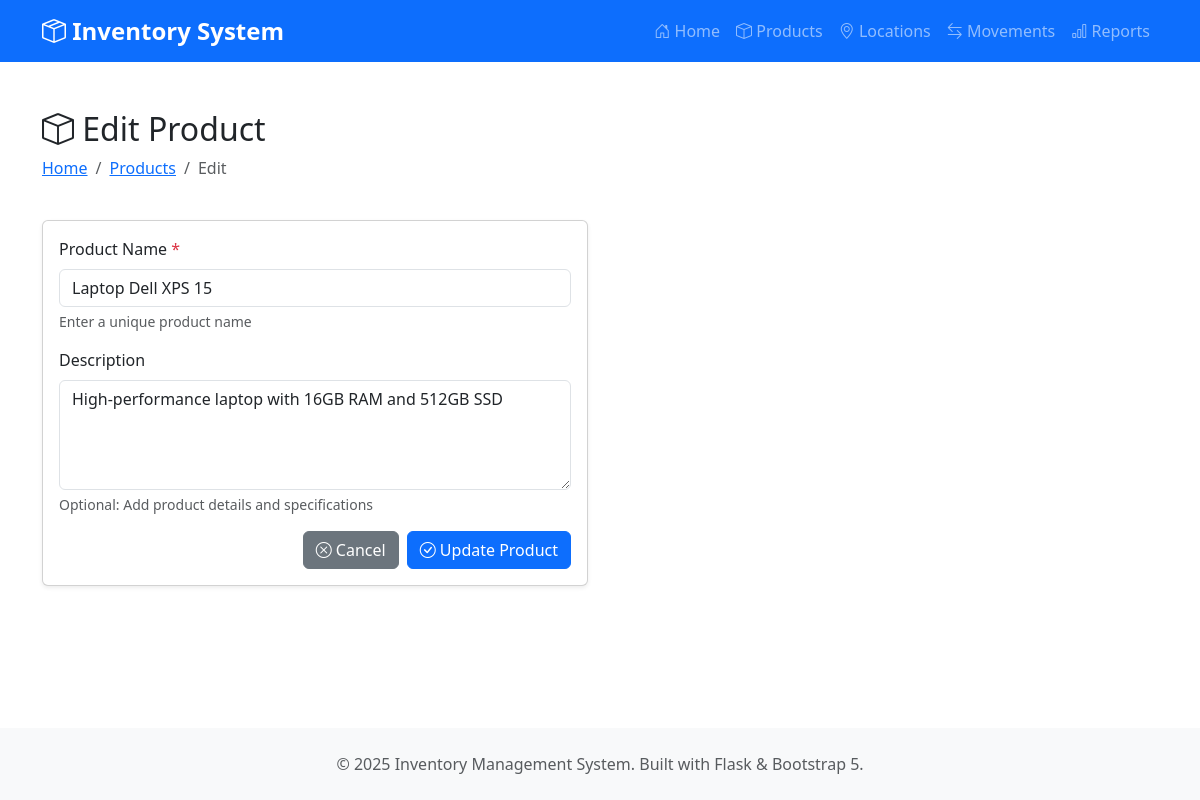
The page /products/edit/1 on the database its author committed.
### models.py (models this page shows, shortened)
class Product(db.Model):
    __tablename__ = 'product'
    product_id = db.Column(db.Integer, primary_key=True, autoincrement=True)
    name = db.Column(db.String(100), nullable=False)
    description = db.Column(db.Text)
    movements = db.relationship('ProductMovement', backref='product', lazy=True)

### app.py (the view, shortened to what this page needs)
@app.route('/products/edit/<int:product_id>', methods=['GET', 'POST'])
def edit_product(product_id):
    product = Product.query.get_or_404(product_id)
    return render_template('product_form.html', product=product)

### templates/product_form.html (shortened to what this page needs)
{% extends "base.html" %}
{% block content %}
<div class="row mb-4">
    <div class="col-12">
        <h2>
            <i class="bi bi-box"></i>
            {% if product %}Edit Product{% else %}Add New Product{% endif %}
        </h2>
        <nav aria-label="breadcrumb">
            <ol class="breadcrumb">
                <li class="breadcrumb-item"><a href="{{ url_for('index') }}">Home</a></li>
                <li class="breadcrumb-item"><a href="{{ url_for('products') }}">Products</a></li>
                <li class="breadcrumb-item active">{% if product %}Edit{% else %}Add{% endif %}</li>
            </ol>
        </nav>
    </div>
</div>
<div class="row">
    <div class="col-md-8 col-lg-6">
        <div class="card">
            <div class="card-body">
                <form method="POST">
                    <div class="mb-3">
                        <label for="name" class="form-label">Product Name <span class="text-danger">*</span></label>
                        <input type="text"
                               class="form-control"
                               id="name"
                               name="name"
                               value="{{ product.name if product else '' }}"
                               required
                               maxlength="100">
                        <div class="form-text">Enter a unique product name</div>
                    </div>
                    <div class="mb-3">
                        <label for="description" class="form-label">Description</label>
                        <textarea class="form-control"
                                  id="description"
                                  name="description"
                                  rows="4">{{ product.description if product else '' }}</textarea>
                        <div class="form-text">Optional: Add product details and specifications</div>
                    </div>
                    <div class="d-grid gap-2 d-md-flex justify-content-md-end">
                        <a href="{{ url_for('products') }}" class="btn btn-secondary">
                            <i class="bi bi-x-circle"></i> Cancel
                        </a>
                        <button type="submit" class="btn btn-primary">
                            <i class="bi bi-check-circle"></i>
                            {% if product %}Update{% else %}Save{% endif %} Product
                        </button>
                    </div>
                </form>
            </div>
        </div>
    </div>
</div>
{% endblock %}

### templates/base.html (style rules this page uses)
body { min-height: 100vh; display: flex; flex-direction: column; }
.card { box-shadow: 0 0.125rem 0.25rem rgba(0,0,0,0.075); transition: transform 0.2s; }

### rows shown on the page
Product: name "Laptop Dell XPS 15", description "High-performance laptop with 16GB RAM and 512GB SSD"
